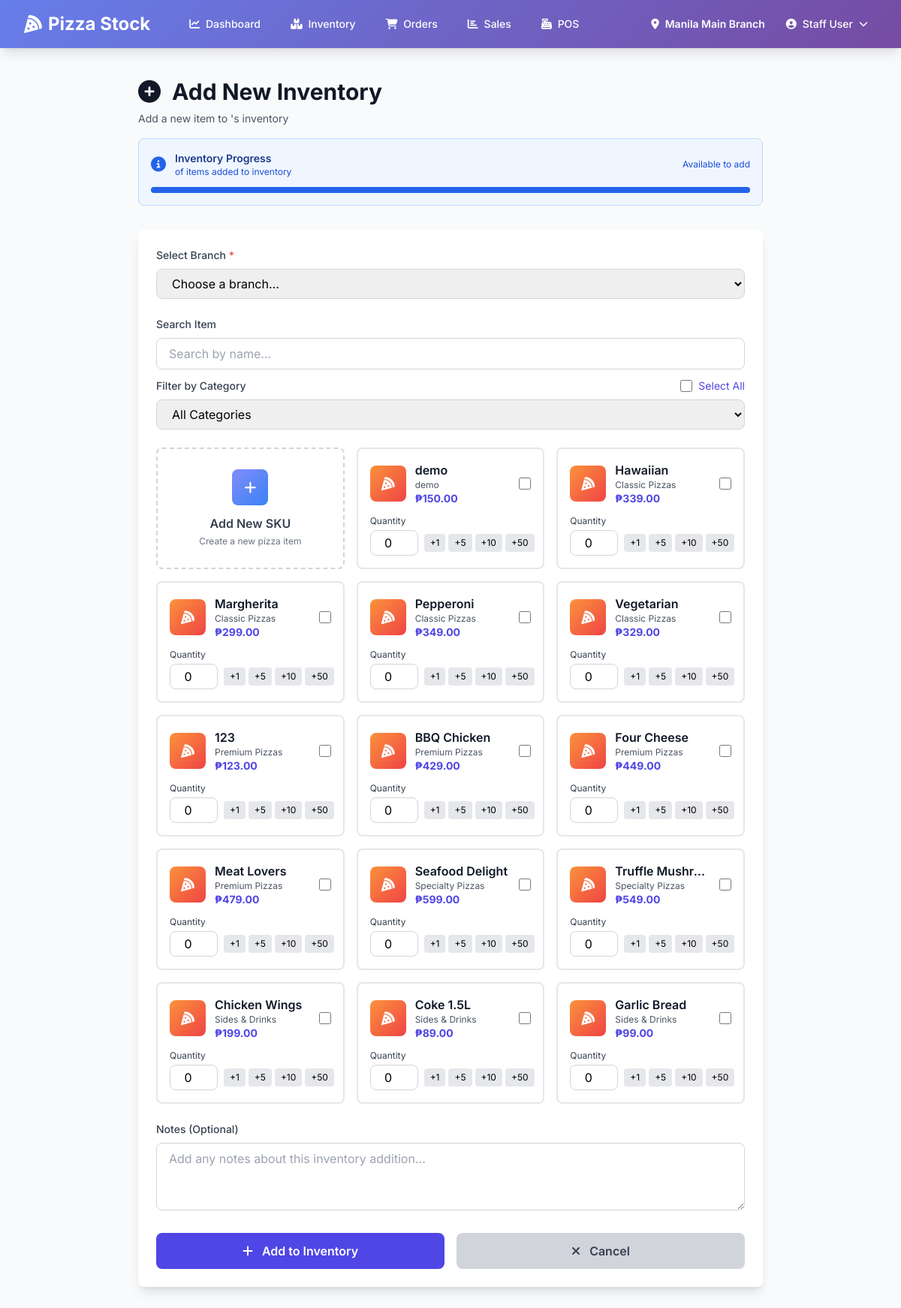
/inventory/add/ (signed in), run on the app's committed database.
### inventory/models.py (models this page shows, shortened)
class Branch(models.Model):
    name = models.CharField(max_length=100)
    code = models.CharField(max_length=20, unique=True)
    address = models.TextField()
    phone = models.CharField(max_length=20)
    is_active = models.BooleanField(default=True)
    qr_code = models.ImageField(upload_to='qr_codes/', blank=True, null=True)
    created_at = models.DateTimeField(auto_now_add=True)
    class Meta:
        ordering = ['name']
        verbose_name_plural = 'Branches'

class SKU(models.Model):
    name = models.CharField(max_length=100)
    description = models.TextField(blank=True)
    category = models.ForeignKey(Category, on_delete=models.CASCADE, related_name='skus')
    price = models.DecimalField(max_digits=8, decimal_places=2, validators=[MinValueValidator(Decimal('0.01'))])
    image = models.ImageField(upload_to='sku_images/', blank=True, null=True)
    is_active = models.BooleanField(default=True)
    created_at = models.DateTimeField(auto_now_add=True)
    updated_at = models.DateTimeField(auto_now=True)
    class Meta:
        ordering = ['category', 'name']
        verbose_name = 'SKU'
        verbose_name_plural = 'SKUs'

class Category(models.Model):
    name = models.CharField(max_length=50, unique=True)
    description = models.TextField(blank=True)
    display_order = models.IntegerField(default=0)
    is_active = models.BooleanField(default=True)
    class Meta:
        ordering = ['display_order', 'name']
        verbose_name_plural = 'Categories'

### users/models.py (models this page shows, shortened)
class User(AbstractUser):
    ROLE_CHOICES = [
        ('admin', 'Admin'),
        ('manager', 'Manager'),
        ('staff', 'Staff'),
    ]
    role = models.CharField(max_length=20, choices=ROLE_CHOICES, default='staff')
    phone = models.CharField(max_length=20, blank=True)
    branches = models.ManyToManyField('inventory.Branch', related_name='users', blank=True)
    created_at = models.DateTimeField(auto_now_add=True)
    updated_at = models.DateTimeField(auto_now=True)
    class Meta:
        ordering = ['-date_joined']
    def get_full_name(self):
        return f"{self.first_name} {self.last_name}".strip()
    def is_admin(self):
        return self.role == 'admin' or self.is_superuser
    def is_manager(self):
        return self.role in ['admin', 'manager'] or self.is_superuser

### inventory/views.py (the view, shortened to what this page needs)
# urls.py: path("add/", views.add_inventory, name="add_inventory"),
@login_required
def add_inventory(request):
    from inventory.models import SKU, InventoryRecord as Inventory, Branch
    branches = Branch.objects.filter(is_active=True)
    skus = SKU.objects.filter(is_active=True)
    categories = {sku.category for sku in skus}
    context = {
        'branches': branches,
        'available_skus': skus,
        'categories': categories,
    }
    return render(request, 'inventory/add_inventory.html', context)

### templates/inventory/add_inventory.html (shortened to what this page needs)
{% extends 'base.html' %}
  {% block content %}
<div class="max-w-4xl mx-auto px-4 sm:px-6 lg:px-8">
  <div class="mb-8">
    <h1 class="text-3xl font-bold text-gray-900">
      <i class="fas fa-plus-circle mr-2"></i>
      Add New Inventory
    </h1>
    <p class="mt-2 text-sm text-gray-600">
      Add a new item to {{ branch.name }}'s inventory
    </p>
    <div class="mt-4 bg-blue-50 border border-blue-200 rounded-lg p-4">
      <div class="flex items-center justify-between">
        <div class="flex items-center space-x-3">
          <i class="fas fa-info-circle text-blue-600 text-xl"></i>
          <div>
            <p class="text-sm font-semibold text-blue-900">
              Inventory Progress
            </p>
            <p class="text-xs text-blue-700">
              {{ added_count }} of {{ total_skus }} items added to inventory
            </p>
          </div>
        </div>
        <div class="text-right">
          <p class="text-xs text-blue-700">Available to add</p>
        </div>
      </div>
      <div class="mt-3 w-full bg-blue-200 rounded-full h-2">
        <div
          class="bg-blue-600 h-2 rounded-full"
          style="width: {% widthratio added_count total_skus 100 %}%"
        ></div>
      </div>
    </div>
  </div>
  {% if available_skus %}
  <div class="bg-white shadow-lg rounded-lg p-6">
    <form method="POST" id="addInventoryForm">
      <div class="mb-6">
        <label
          for="branch_id"
          class="block text-sm font-medium text-gray-700 mb-2"
        >
          Select Branch <span class="text-red-500">*</span>
        </label>
        <select
          name="branch_id"
          id="branch_id"
          required
          class="w-full px-4 py-2 border border-gray-300 rounded-lg focus:ring-2 focus:ring-indigo-500 focus:border-indigo-500"
        >
          <option value="">Choose a branch...</option>
        </select>
      </div>
      <div class="mb-6">
        <label
          for="skuSearch"
          class="block text-sm font-medium text-gray-700 mb-2"
        >
          Search Item
        </label>
        <input
          type="text"
          id="skuSearch"
          class="w-full px-4 py-2 border border-gray-300 rounded-lg focus:ring-2 focus:ring-indigo-500 mb-3"
          placeholder="Search by name..."
        />
        <div class="flex justify-between items-center mb-2">
          <label class="block text-sm font-medium text-gray-700"
            >Filter by Category</label
          >
          <label
            class="flex items-center space-x-2 text-sm text-indigo-600 cursor-pointer"
          >
            <input
              type="checkbox"
              id="selectAll"
              class="w-4 h-4 border-gray-300 rounded"
            />
            <span>Select All</span>
          </label>
        </div>
        <select
          id="categoryFilter"
          class="w-full px-4 py-2 border border-gray-300 rounded-lg focus:ring-2 focus:ring-indigo-500"
        >
          <option value="">All Categories</option>
        </select>
      </div>
      <div
        class="grid grid-cols-1 sm:grid-cols-2 lg:grid-cols-3 gap-4"
        id="skuGrid"
      >
        <div
          class="sku-card border-2 border-dashed border-gray-300 rounded-lg p-4 flex flex-col items-center justify-center bg-white hover:border-indigo-500 hover:bg-indigo-50 cursor-pointer transition"
          onclick="window.location.href='{% url 'inventory:add_sku' %}'"
        >
          <div
            class="h-12 w-12 rounded-lg bg-gradient-to-br from-indigo-400 to-blue-500 flex items-center justify-center mb-3"
          >
            <i class="fas fa-plus text-white text-lg"></i>
          </div>
          <h3 class="font-semibold text-gray-700 text-center">Add New SKU</h3>
          <p class="text-xs text-gray-500 text-center mt-1">
            Create a new pizza item
          </p>
        </div>
        {% for sku in available_skus %}
        <div
          class="sku-card border-2 border-gray-200 rounded-lg p-4 transition bg-white hover:border-indigo-500"
          data-sku-id="{{ sku.id }}"
          data-category="{{ sku.category.id }}"
        >
          <div class="flex items-center space-x-3 mb-3">
            <div
              class="h-12 w-12 rounded-lg bg-gradient-to-br from-orange-400 to-red-500 flex items-center justify-center flex-shrink-0"
            >
              <i class="fas fa-pizza-slice text-white text-lg"></i>
            </div>
            <div class="flex-1 min-w-0">
              <h3 class="font-semibold text-gray-900 truncate">
                {{ sku.name }}
              </h3>
              <p class="text-xs text-gray-600">{{ sku.category.name }}</p>
              <p class="text-sm font-bold text-indigo-600">₱{{ sku.price }}</p>
            </div>
            <input
              type="checkbox"
              name="selected_skus"
              value="{{ sku.id }}"
              class="sku-checkbox w-4 h-4 text-indigo-600 border-gray-300 rounded"
            />
          </div>
          <div class="mt-2">
            <label class="block text-xs text-gray-700 mb-1">Quantity</label>
            <div class="flex items-center space-x-2">
              <input
                type="number"
                name="quantity_{{ sku.id }}"
                min="0"
                value="0"
                class="quantity-input w-16 px-2 py-1 border border-gray-300 rounded-lg focus:ring-2 focus:ring-indigo-500 focus:border-indigo-500 text-center"
              />
              <div class="flex space-x-1">
                <button
                  type="button"
                  class="quick-add px-2 py-1 bg-gray-200 rounded hover:bg-gray-300 text-xs"
                  data-add="1"
                >
                  +1
                </button>
                <button
                  type="button"
                  class="quick-add px-2 py-1 bg-gray-200 rounded hover:bg-gray-300 text-xs"
                  data-add="5"
                >
                  +5
                </button>
                <button
                  type="button"
                  class="quick-add px-2 py-1 bg-gray-200 rounded hover:bg-gray-300 text-xs"
                  data-add="10"
                >
                  +10
                </button>
                <button
                  type="button"
                  class="quick-add px-2 py-1 bg-gray-200 rounded hover:bg-gray-300 text-xs"
                  data-add="50"
                >
                  +50
                </button>
              </div>
            </div>
          </div>
        </div>
        {% endfor %}
      </div>
      <div class="mt-6 mb-6">
        <label for="notes" class="block text-sm font-medium text-gray-700 mb-2"
          >Notes (Optional)</label
        >
        <textarea
          name="notes"
          id="notes"
          rows="3"
          class="w-full px-4 py-2 border border-gray-300 rounded-lg focus:ring-2 focus:ring-indigo-500 focus:border-indigo-500"
          placeholder="Add any notes about this inventory addition..."
        ></textarea>
      </div>
      <div class="flex space-x-4">
        <button
          type="submit"
          class="flex-1 bg-indigo-600 text-white py-3 rounded-lg hover:bg-indigo-700 font-semibold"
        >
          <i class="fas fa-plus mr-2"></i>
          Add to Inventory
        </button>
        <a
          href="{% url 'inventory:dashboard' %}"
          class="flex-1 bg-gray-300 text-gray-700 py-3 rounded-lg hover:bg-gray-400 font-semibold text-center"
        >
          <i class="fas fa-times mr-2"></i>
          Cancel
        </a>
      </div>
    </form>
  </div>
  {% endif %}
</div>
{% endblock %}

### templates/base.html (shortened to what this page needs)
<!DOCTYPE html>
<html lang="en" class="h-full bg-gray-50">
  <head>
    <script src="https://cdn.tailwindcss.com"></script>
    <link
      rel="stylesheet"
      href="https://cdnjs.cloudflare.com/ajax/libs/font-awesome/6.4.0/css/all.min.css"
    />
  </head>
  <body class="h-full">
    <div class="min-h-full">
      {% if user.is_authenticated %}
      <nav class="gradient-bg shadow-lg">
        <div class="mx-auto max-w-7xl px-4 sm:px-6 lg:px-8">
          <div class="flex h-16 justify-between items-center">
            <div class="flex items-center">
              <div class="flex-shrink-0">
                <h1 class="text-2xl font-bold text-white flex items-center">
                  <i class="fas fa-pizza-slice mr-2"></i>
                  Pizza Stock
                </h1>
              </div>
              <div class="hidden md:block ml-10">
                <div class="flex space-x-4">
                  <a
                    href="{% url 'reports:dashboard' %}"
                    class="text-white hover:bg-white hover:bg-opacity-20 px-3 py-2 rounded-md text-sm font-medium transition"
                  >
                    <i class="fas fa-chart-line mr-1"></i> Dashboard
                  </a>
                  <a
                    href="{% url 'inventory:dashboard' %}"
                    class="text-white hover:bg-white hover:bg-opacity-20 px-3 py-2 rounded-md text-sm font-medium transition"
                  >
                    <i class="fas fa-boxes mr-1"></i> Inventory
                  </a>
                  <a
                    href="{% url 'orders:dashboard' %}"
                    class="text-white hover:bg-white hover:bg-opacity-20 px-3 py-2 rounded-md text-sm font-medium transition"
                  >
                    <i class="fas fa-shopping-cart mr-1"></i> Orders
                  </a>
                  <a
                    href="{% url 'sales:dashboard' %}"
                    class="text-white hover:bg-white hover:bg-opacity-20 px-3 py-2 rounded-md text-sm font-medium transition"
                  >
                    <i class="fas fa-chart-bar mr-1"></i> Sales
                  </a>
                  <a
                    href="{% url 'sales:pos_dashboard' %}"
                    class="text-white hover:bg-white hover:bg-opacity-20 px-3 py-2 rounded-md text-sm font-medium transition"
                  >
                    <i class="fas fa-cash-register mr-1"></i> POS
                  </a>
                </div>
              </div>
            </div>
            <div class="flex items-center space-x-4">
              {% if request.current_branch %}
              <div class="text-white text-sm">
                <i class="fas fa-map-marker-alt mr-1"></i>
                <span class="font-semibold"
                  >{{ request.current_branch.name }}</span
                >
              </div>
              {% endif %}
              <div class="relative">
                <button
                  onclick="toggleDropdown()"
                  class="flex items-center text-white hover:bg-white hover:bg-opacity-20 px-3 py-2 rounded-md text-sm font-medium transition"
                >
                  <i class="fas fa-user-circle mr-2"></i>
                  {{ user.get_full_name|default:user.username }}
                  <i class="fas fa-chevron-down ml-2 text-xs"></i>
                </button>
              </div>
            </div>
          </div>
        </div>
      </nav>
      {% endif %}
      <main class="py-10">{% block content %}{% endblock %}</main>
    </div>
  </body>
</html>

### templates/base.html (style rules this page uses)
body { font-family: "Inter", sans-serif; }
.gradient-bg { background: linear-gradient(135deg, #667eea 0%, #764ba2 100%); }

### data on the page
Branch: current_branch.name "Manila Main Branch"
User: get_full_name "Staff User"
SKU: name "demo", category.name "demo", price "150.00"
SKU: name "Hawaiian", category.name "Classic Pizzas", price "339.00"
SKU: name "Margherita", category.name "Classic Pizzas", price "299.00"
SKU: name "Pepperoni", category.name "Classic Pizzas", price "349.00"
SKU: name "Vegetarian", category.name "Classic Pizzas", price "329.00"
SKU: name "123", category.name "Premium Pizzas", price "123.00"
SKU: name "BBQ Chicken", category.name "Premium Pizzas", price "429.00"
SKU: name "Four Cheese", category.name "Premium Pizzas", price "449.00"
SKU: name "Meat Lovers", category.name "Premium Pizzas", price "479.00"
SKU: name "Seafood Delight", category.name "Specialty Pizzas", price "599.00"
SKU: name "Truffle Mushr…", category.name "Specialty Pizzas", price "549.00"
SKU: name "Chicken Wings", category.name "Sides & Drinks", price "199.00"
SKU: name "Coke 1.5L", category.name "Sides & Drinks", price "89.00"
SKU: name "Garlic Bread", category.name "Sides & Drinks", price "99.00"
